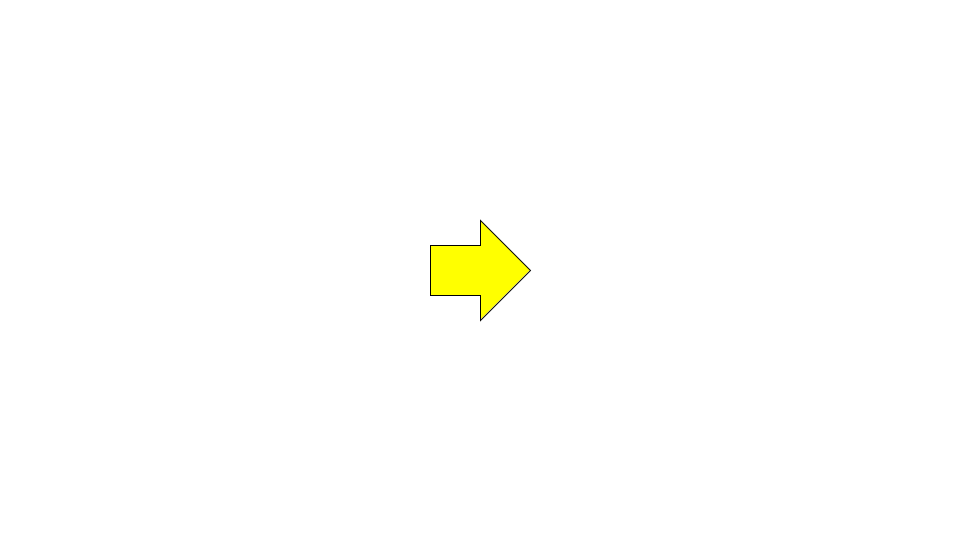
Frame 1 (no input)
Frame 60 (the mouse pressed at the canvas centre just before this capture): identical to frame 1, image omitted
Frame 120 (the mouse held since frame 60 and released just before this capture): identical to frame 1, image omitted

The Processing sketch that drew this single still picture (run headless with seeded random() and noise(); from frame 60 on, the mouse is pressed at the canvas centre):

// Processing sketch: Arrow1
// ── Arrow1.pde
Arrow arrow;

void setup() {
  size(960, 540);
  initialize();
}

void initialize() {
  smooth();
  arrow = new Arrow();
  arrow.x = width/2;
  arrow.y = height/2;
  arrow.setFillColor(color(255, 255, 0));
  arrow.setStrokeColor(color(0, 0, 0));
}

void draw() {
  background(255);

  arrow.update();
}

////////////////////////////////

class Arrow extends Sprite {
  Arrow() {
    super();
  }
  
  void draw() {
    beginShape();
    vertex(-50, -25);
    vertex(0, -25);
    vertex(0, -50);
    vertex(50, 0);
    vertex(0, 50);
    vertex(0, 25);
    vertex(-50, 25);
    vertex(-50, -25);
    endShape(CLOSE);  
  }
}

////////////////////////////////

class Sprite {
  float x, y;
  float scaleX, scaleY;
  float width, height;
  float rotation;
  boolean visible;
  color strokeColor;
  color fillColor;
  Boolean isStroke;
  Boolean isFill;
  
  Sprite() {
    x = 0.0;
    y = 0.0;
    scaleX = 1.0;
    scaleY = 1.0;
    rotation = 0.0;
    strokeColor = color(0);
    fillColor = color(0);
    isStroke = false;
    isFill = false;
    visible = true;
  }
  
  void update() {
    if(! visible) return;
    pushMatrix();
    translate(x, y);
    scale(scaleX, scaleY);
    rotate(rotation * PI / 180.0);
    if(isStroke) stroke(strokeColor);
    if(isFill) fill(fillColor);
    draw();
    popMatrix();
  }
  
  void setStrokeColor(color strokeColor) {
    this.strokeColor = strokeColor;
    isStroke = true;
  }
  
  void setFillColor(color fillColor) {
    this.fillColor = fillColor;
    isFill = true;
  }
  
  void draw() {}
}

////////////////////////////////

class Point {
  float x, y;
  
  Point() {
    x = 0;
    y = 0;
  }
}
